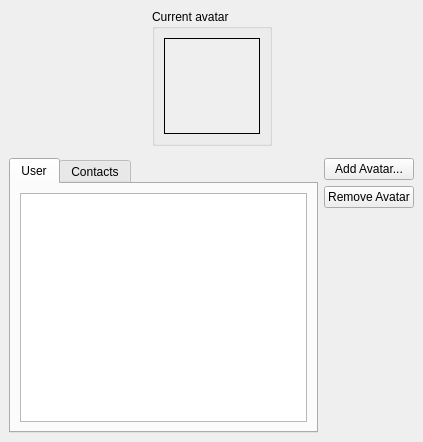
<ui version="4.0" >
 <class>AvatarSelectorWidget</class>
 <widget class="QWidget" name="AvatarSelectorWidget" >
  <property name="geometry" >
   <rect>
    <x>0</x>
    <y>0</y>
    <width>423</width>
    <height>442</height>
   </rect>
  </property>
  <layout class="QGridLayout" >
   <property name="margin" >
    <number>9</number>
   </property>
   <property name="spacing" >
    <number>6</number>
   </property>
   <item row="0" column="0" >
    <layout class="QGridLayout" >
     <property name="margin" >
      <number>0</number>
     </property>
     <property name="spacing" >
      <number>6</number>
     </property>
     <item row="0" column="0" colspan="2" >
      <layout class="QHBoxLayout" >
       <property name="margin" >
        <number>0</number>
       </property>
       <property name="spacing" >
        <number>6</number>
       </property>
       <item>
        <spacer>
         <property name="orientation" >
          <enum>Qt::Horizontal</enum>
         </property>
         <property name="sizeHint" >
          <size>
           <width>40</width>
           <height>20</height>
          </size>
         </property>
        </spacer>
       </item>
       <item>
        <widget class="QGroupBox" name="groupBox" >
         <property name="sizePolicy" >
          <sizepolicy>
           <hsizetype>0</hsizetype>
           <vsizetype>0</vsizetype>
           <horstretch>0</horstretch>
           <verstretch>0</verstretch>
          </sizepolicy>
         </property>
         <property name="title" >
          <string>Current avatar</string>
         </property>
         <layout class="QGridLayout" >
          <property name="margin" >
           <number>9</number>
          </property>
          <property name="spacing" >
           <number>6</number>
          </property>
          <item row="0" column="0" >
           <widget class="QLabel" name="labelAvatarImage" >
            <property name="sizePolicy" >
             <sizepolicy>
              <hsizetype>7</hsizetype>
              <vsizetype>7</vsizetype>
              <horstretch>0</horstretch>
              <verstretch>0</verstretch>
             </sizepolicy>
            </property>
            <property name="minimumSize" >
             <size>
              <width>96</width>
              <height>96</height>
             </size>
            </property>
            <property name="maximumSize" >
             <size>
              <width>96</width>
              <height>96</height>
             </size>
            </property>
            <property name="baseSize" >
             <size>
              <width>96</width>
              <height>96</height>
             </size>
            </property>
            <property name="autoFillBackground" >
             <bool>true</bool>
            </property>
            <property name="frameShape" >
             <enum>QFrame::Box</enum>
            </property>
            <property name="scaledContents" >
             <bool>true</bool>
            </property>
           </widget>
          </item>
         </layout>
        </widget>
       </item>
       <item>
        <spacer>
         <property name="orientation" >
          <enum>Qt::Horizontal</enum>
         </property>
         <property name="sizeHint" >
          <size>
           <width>101</width>
           <height>20</height>
          </size>
         </property>
        </spacer>
       </item>
      </layout>
     </item>
     <item row="2" column="1" >
      <layout class="QVBoxLayout" >
       <property name="margin" >
        <number>0</number>
       </property>
       <property name="spacing" >
        <number>6</number>
       </property>
       <item>
        <widget class="QPushButton" name="buttonAddAvatar" >
         <property name="text" >
          <string>Add Avatar...</string>
         </property>
        </widget>
       </item>
       <item>
        <widget class="QPushButton" name="buttonRemoveAvatar" >
         <property name="text" >
          <string>Remove Avatar</string>
         </property>
        </widget>
       </item>
       <item>
        <spacer>
         <property name="orientation" >
          <enum>Qt::Vertical</enum>
         </property>
         <property name="sizeHint" >
          <size>
           <width>20</width>
           <height>40</height>
          </size>
         </property>
        </spacer>
       </item>
      </layout>
     </item>
     <item row="2" column="0" >
      <widget class="QTabWidget" name="tabAvatar" >
       <property name="sizePolicy" >
        <sizepolicy>
         <hsizetype>7</hsizetype>
         <vsizetype>3</vsizetype>
         <horstretch>0</horstretch>
         <verstretch>0</verstretch>
        </sizepolicy>
       </property>
       <property name="currentIndex" >
        <number>0</number>
       </property>
       <widget class="QWidget" name="tab" >
        <attribute name="title" >
         <string>User</string>
        </attribute>
        <layout class="QGridLayout" >
         <property name="margin" >
          <number>9</number>
         </property>
         <property name="spacing" >
          <number>6</number>
         </property>
         <item row="0" column="0" >
          <widget class="QListWidget" name="listUserAvatar" >
           <property name="alternatingRowColors" >
            <bool>true</bool>
           </property>
           <property name="iconSize" >
            <size>
             <width>64</width>
             <height>64</height>
            </size>
           </property>
          </widget>
         </item>
        </layout>
       </widget>
       <widget class="QWidget" name="tab_2" >
        <attribute name="title" >
         <string>Contacts</string>
        </attribute>
        <layout class="QGridLayout" >
         <property name="margin" >
          <number>9</number>
         </property>
         <property name="spacing" >
          <number>6</number>
         </property>
         <item row="0" column="0" >
          <widget class="QListWidget" name="listUserContact" >
           <property name="alternatingRowColors" >
            <bool>true</bool>
           </property>
           <property name="iconSize" >
            <size>
             <width>64</width>
             <height>64</height>
            </size>
           </property>
          </widget>
         </item>
        </layout>
       </widget>
      </widget>
     </item>
     <item row="1" column="0" >
      <widget class="KInformationLabel" name="labelErrorMessage" >
       <property name="iconType" >
        <enum>KInformationLabel::Error</enum>
       </property>
      </widget>
     </item>
    </layout>
   </item>
  </layout>
 </widget>
 <customwidgets>
  <customwidget>
   <class>KInformationLabel</class>
   <extends>QFrame</extends>
   <header>kinformationlabel.h</header>
  </customwidget>
 </customwidgets>
 <resources/>
 <connections/>
</ui>
